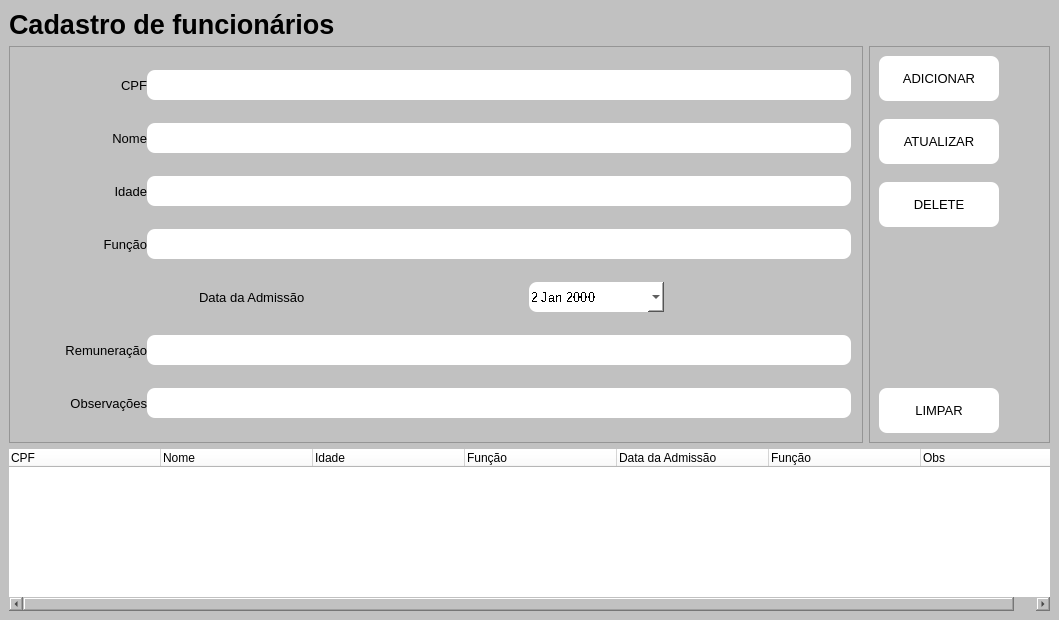
<?xml version="1.0" encoding="UTF-8"?>
<ui version="4.0">
 <class>MainWindow</class>
 <widget class="QMainWindow" name="MainWindow">
  <property name="enabled">
   <bool>true</bool>
  </property>
  <property name="geometry">
   <rect>
    <x>0</x>
    <y>0</y>
    <width>1059</width>
    <height>620</height>
   </rect>
  </property>
  <property name="windowTitle">
   <string>MainWindow</string>
  </property>
  <property name="styleSheet">
   <string notr="true">background-color: rgb(193, 193, 193);</string>
  </property>
  <widget class="QWidget" name="centralwidget">
   <layout class="QVBoxLayout" name="verticalLayout_4">
    <item>
     <layout class="QVBoxLayout" name="verticalLayout_3">
      <item>
       <widget class="QLabel" name="label_8">
        <property name="font">
         <font>
          <pointsize>20</pointsize>
          <weight>75</weight>
          <bold>true</bold>
          <stylestrategy>PreferAntialias</stylestrategy>
         </font>
        </property>
        <property name="contextMenuPolicy">
         <enum>Qt::CustomContextMenu</enum>
        </property>
        <property name="acceptDrops">
         <bool>false</bool>
        </property>
        <property name="layoutDirection">
         <enum>Qt::LeftToRight</enum>
        </property>
        <property name="styleSheet">
         <string notr="true">background-color: rgb(193, 193, 193);
color: rgb(0, 0, 0);</string>
        </property>
        <property name="text">
         <string>Cadastro de funcionários</string>
        </property>
        <property name="alignment">
         <set>Qt::AlignLeading|Qt::AlignLeft|Qt::AlignVCenter</set>
        </property>
        <property name="margin">
         <number>20</number>
        </property>
       </widget>
      </item>
      <item>
       <layout class="QHBoxLayout" name="horizontalLayout_8">
        <item>
         <widget class="QFrame" name="frame">
          <property name="sizePolicy">
           <sizepolicy hsizetype="Preferred" vsizetype="Preferred">
            <horstretch>0</horstretch>
            <verstretch>0</verstretch>
           </sizepolicy>
          </property>
          <property name="frameShape">
           <enum>QFrame::StyledPanel</enum>
          </property>
          <property name="frameShadow">
           <enum>QFrame::Raised</enum>
          </property>
          <layout class="QVBoxLayout" name="verticalLayout">
           <property name="spacing">
            <number>0</number>
           </property>
           <property name="leftMargin">
            <number>2</number>
           </property>
           <property name="topMargin">
            <number>0</number>
           </property>
           <property name="rightMargin">
            <number>11</number>
           </property>
           <property name="bottomMargin">
            <number>0</number>
           </property>
           <item>
            <layout class="QHBoxLayout" name="horizontalLayout">
             <property name="sizeConstraint">
              <enum>QLayout::SetMaximumSize</enum>
             </property>
             <item>
              <widget class="QLabel" name="label">
               <property name="minimumSize">
                <size>
                 <width>135</width>
                 <height>0</height>
                </size>
               </property>
               <property name="font">
                <font>
                 <pointsize>10</pointsize>
                </font>
               </property>
               <property name="styleSheet">
                <string notr="true">background-color: rgb(193, 193, 193);border-radius:5px</string>
               </property>
               <property name="frameShadow">
                <enum>QFrame::Plain</enum>
               </property>
               <property name="text">
                <string>CPF</string>
               </property>
               <property name="alignment">
                <set>Qt::AlignRight|Qt::AlignTrailing|Qt::AlignVCenter</set>
               </property>
               <property name="wordWrap">
                <bool>false</bool>
               </property>
               <property name="margin">
                <number>15</number>
               </property>
              </widget>
             </item>
             <item>
              <widget class="QLineEdit" name="l_cpf">
               <property name="minimumSize">
                <size>
                 <width>350</width>
                 <height>30</height>
                </size>
               </property>
               <property name="font">
                <font>
                 <pointsize>10</pointsize>
                </font>
               </property>
               <property name="toolTipDuration">
                <number>-1</number>
               </property>
               <property name="styleSheet">
                <string notr="true">background-color: rgb(255, 255, 255);
border-radius: 8px;</string>
               </property>
              </widget>
             </item>
            </layout>
           </item>
           <item>
            <layout class="QHBoxLayout" name="horizontalLayout_2">
             <property name="sizeConstraint">
              <enum>QLayout::SetMaximumSize</enum>
             </property>
             <item>
              <widget class="QLabel" name="label_2">
               <property name="enabled">
                <bool>true</bool>
               </property>
               <property name="sizePolicy">
                <sizepolicy hsizetype="Preferred" vsizetype="Preferred">
                 <horstretch>0</horstretch>
                 <verstretch>0</verstretch>
                </sizepolicy>
               </property>
               <property name="minimumSize">
                <size>
                 <width>135</width>
                 <height>0</height>
                </size>
               </property>
               <property name="maximumSize">
                <size>
                 <width>16777215</width>
                 <height>16777215</height>
                </size>
               </property>
               <property name="baseSize">
                <size>
                 <width>0</width>
                 <height>0</height>
                </size>
               </property>
               <property name="font">
                <font>
                 <pointsize>10</pointsize>
                </font>
               </property>
               <property name="styleSheet">
                <string notr="true">background-color: rgb(193, 193, 193);
</string>
               </property>
               <property name="text">
                <string>Nome</string>
               </property>
               <property name="alignment">
                <set>Qt::AlignRight|Qt::AlignTrailing|Qt::AlignVCenter</set>
               </property>
               <property name="margin">
                <number>15</number>
               </property>
              </widget>
             </item>
             <item>
              <widget class="QLineEdit" name="l_nome">
               <property name="sizePolicy">
                <sizepolicy hsizetype="Expanding" vsizetype="Fixed">
                 <horstretch>0</horstretch>
                 <verstretch>0</verstretch>
                </sizepolicy>
               </property>
               <property name="minimumSize">
                <size>
                 <width>350</width>
                 <height>30</height>
                </size>
               </property>
               <property name="font">
                <font>
                 <pointsize>10</pointsize>
                </font>
               </property>
               <property name="styleSheet">
                <string notr="true">background-color: rgb(255, 255, 255);
border-radius: 8px;</string>
               </property>
              </widget>
             </item>
            </layout>
           </item>
           <item>
            <layout class="QHBoxLayout" name="horizontalLayout_3">
             <item>
              <widget class="QLabel" name="label_3">
               <property name="minimumSize">
                <size>
                 <width>135</width>
                 <height>0</height>
                </size>
               </property>
               <property name="font">
                <font>
                 <pointsize>10</pointsize>
                </font>
               </property>
               <property name="styleSheet">
                <string notr="true">background-color: rgb(193, 193, 193);</string>
               </property>
               <property name="text">
                <string>Idade</string>
               </property>
               <property name="alignment">
                <set>Qt::AlignRight|Qt::AlignTrailing|Qt::AlignVCenter</set>
               </property>
               <property name="margin">
                <number>15</number>
               </property>
              </widget>
             </item>
             <item>
              <widget class="QLineEdit" name="l_idade">
               <property name="minimumSize">
                <size>
                 <width>350</width>
                 <height>30</height>
                </size>
               </property>
               <property name="font">
                <font>
                 <pointsize>10</pointsize>
                </font>
               </property>
               <property name="styleSheet">
                <string notr="true">background-color: rgb(255, 255, 255);
border-radius: 8px;
</string>
               </property>
              </widget>
             </item>
            </layout>
           </item>
           <item>
            <layout class="QHBoxLayout" name="horizontalLayout_4">
             <item>
              <widget class="QLabel" name="label_4">
               <property name="minimumSize">
                <size>
                 <width>135</width>
                 <height>0</height>
                </size>
               </property>
               <property name="font">
                <font>
                 <pointsize>10</pointsize>
                </font>
               </property>
               <property name="text">
                <string>Função</string>
               </property>
               <property name="alignment">
                <set>Qt::AlignRight|Qt::AlignTrailing|Qt::AlignVCenter</set>
               </property>
              </widget>
             </item>
             <item>
              <widget class="QLineEdit" name="l_funcao">
               <property name="minimumSize">
                <size>
                 <width>350</width>
                 <height>30</height>
                </size>
               </property>
               <property name="baseSize">
                <size>
                 <width>0</width>
                 <height>30</height>
                </size>
               </property>
               <property name="font">
                <font>
                 <pointsize>10</pointsize>
                </font>
               </property>
               <property name="styleSheet">
                <string notr="true">background-color: rgb(255, 255, 255);
border-radius: 8px;</string>
               </property>
              </widget>
             </item>
            </layout>
           </item>
           <item>
            <layout class="QHBoxLayout" name="horizontalLayout_5">
             <item>
              <widget class="QLabel" name="label_5">
               <property name="sizePolicy">
                <sizepolicy hsizetype="Maximum" vsizetype="Preferred">
                 <horstretch>0</horstretch>
                 <verstretch>0</verstretch>
                </sizepolicy>
               </property>
               <property name="minimumSize">
                <size>
                 <width>143</width>
                 <height>0</height>
                </size>
               </property>
               <property name="baseSize">
                <size>
                 <width>0</width>
                 <height>0</height>
                </size>
               </property>
               <property name="font">
                <font>
                 <pointsize>10</pointsize>
                </font>
               </property>
               <property name="text">
                <string>Data da Admissão</string>
               </property>
               <property name="alignment">
                <set>Qt::AlignLeading|Qt::AlignLeft|Qt::AlignVCenter</set>
               </property>
              </widget>
             </item>
             <item>
              <widget class="QDateEdit" name="l_date">
               <property name="sizePolicy">
                <sizepolicy hsizetype="Fixed" vsizetype="Maximum">
                 <horstretch>0</horstretch>
                 <verstretch>0</verstretch>
                </sizepolicy>
               </property>
               <property name="minimumSize">
                <size>
                 <width>135</width>
                 <height>30</height>
                </size>
               </property>
               <property name="font">
                <font>
                 <pointsize>10</pointsize>
                 <weight>50</weight>
                 <bold>false</bold>
                 <stylestrategy>NoAntialias</stylestrategy>
                </font>
               </property>
               <property name="mouseTracking">
                <bool>false</bool>
               </property>
               <property name="acceptDrops">
                <bool>false</bool>
               </property>
               <property name="layoutDirection">
                <enum>Qt::LeftToRight</enum>
               </property>
               <property name="styleSheet">
                <string notr="true">background-color: rgb(255, 255, 255);
border-radius: 8px;
</string>
               </property>
               <property name="readOnly">
                <bool>false</bool>
               </property>
               <property name="keyboardTracking">
                <bool>true</bool>
               </property>
               <property name="calendarPopup">
                <bool>true</bool>
               </property>
               <property name="currentSectionIndex">
                <number>2</number>
               </property>
               <property name="date">
                <date>
                 <year>2000</year>
                 <month>1</month>
                 <day>2</day>
                </date>
               </property>
              </widget>
             </item>
            </layout>
           </item>
           <item>
            <layout class="QHBoxLayout" name="horizontalLayout_6">
             <item>
              <widget class="QLabel" name="label_6">
               <property name="minimumSize">
                <size>
                 <width>135</width>
                 <height>0</height>
                </size>
               </property>
               <property name="font">
                <font>
                 <pointsize>10</pointsize>
                </font>
               </property>
               <property name="text">
                <string>Remuneração</string>
               </property>
               <property name="alignment">
                <set>Qt::AlignRight|Qt::AlignTrailing|Qt::AlignVCenter</set>
               </property>
               <property name="margin">
                <number>15</number>
               </property>
              </widget>
             </item>
             <item>
              <widget class="QLineEdit" name="l_remuneracao">
               <property name="minimumSize">
                <size>
                 <width>350</width>
                 <height>30</height>
                </size>
               </property>
               <property name="font">
                <font>
                 <pointsize>10</pointsize>
                </font>
               </property>
               <property name="styleSheet">
                <string notr="true">background-color: rgb(255, 255, 255);
border-radius: 8px;</string>
               </property>
              </widget>
             </item>
            </layout>
           </item>
           <item>
            <layout class="QHBoxLayout" name="horizontalLayout_7">
             <item>
              <widget class="QLabel" name="label_7">
               <property name="minimumSize">
                <size>
                 <width>135</width>
                 <height>0</height>
                </size>
               </property>
               <property name="font">
                <font>
                 <pointsize>10</pointsize>
                </font>
               </property>
               <property name="text">
                <string>Observações</string>
               </property>
               <property name="alignment">
                <set>Qt::AlignRight|Qt::AlignTrailing|Qt::AlignVCenter</set>
               </property>
               <property name="margin">
                <number>15</number>
               </property>
              </widget>
             </item>
             <item>
              <widget class="QLineEdit" name="l_observacao">
               <property name="minimumSize">
                <size>
                 <width>350</width>
                 <height>30</height>
                </size>
               </property>
               <property name="font">
                <font>
                 <pointsize>10</pointsize>
                </font>
               </property>
               <property name="styleSheet">
                <string notr="true">background-color: rgb(255, 255, 255);
border-radius: 8px;</string>
               </property>
              </widget>
             </item>
            </layout>
           </item>
          </layout>
         </widget>
        </item>
        <item>
         <widget class="QFrame" name="frame_2">
          <property name="sizePolicy">
           <sizepolicy hsizetype="Fixed" vsizetype="Preferred">
            <horstretch>0</horstretch>
            <verstretch>0</verstretch>
           </sizepolicy>
          </property>
          <property name="frameShape">
           <enum>QFrame::StyledPanel</enum>
          </property>
          <property name="frameShadow">
           <enum>QFrame::Raised</enum>
          </property>
          <layout class="QVBoxLayout" name="verticalLayout_2">
           <property name="spacing">
            <number>18</number>
           </property>
           <property name="rightMargin">
            <number>50</number>
           </property>
           <item>
            <widget class="QPushButton" name="btn_adicionar">
             <property name="sizePolicy">
              <sizepolicy hsizetype="Minimum" vsizetype="Preferred">
               <horstretch>0</horstretch>
               <verstretch>0</verstretch>
              </sizepolicy>
             </property>
             <property name="minimumSize">
              <size>
               <width>120</width>
               <height>45</height>
              </size>
             </property>
             <property name="font">
              <font>
               <pointsize>10</pointsize>
              </font>
             </property>
             <property name="cursor">
              <cursorShape>PointingHandCursor</cursorShape>
             </property>
             <property name="styleSheet">
              <string notr="true">background-color: rgb(255, 255, 255);
border-radius: 8px;
</string>
             </property>
             <property name="text">
              <string>ADICIONAR</string>
             </property>
             <property name="autoDefault">
              <bool>false</bool>
             </property>
             <property name="flat">
              <bool>false</bool>
             </property>
            </widget>
           </item>
           <item>
            <widget class="QPushButton" name="btn_atualizar">
             <property name="minimumSize">
              <size>
               <width>120</width>
               <height>45</height>
              </size>
             </property>
             <property name="font">
              <font>
               <pointsize>10</pointsize>
              </font>
             </property>
             <property name="cursor">
              <cursorShape>PointingHandCursor</cursorShape>
             </property>
             <property name="styleSheet">
              <string notr="true">background-color: rgb(255, 255, 255);
border-radius: 8px;</string>
             </property>
             <property name="text">
              <string>ATUALIZAR</string>
             </property>
            </widget>
           </item>
           <item>
            <widget class="QPushButton" name="btn_delete">
             <property name="minimumSize">
              <size>
               <width>120</width>
               <height>45</height>
              </size>
             </property>
             <property name="font">
              <font>
               <pointsize>10</pointsize>
              </font>
             </property>
             <property name="cursor">
              <cursorShape>PointingHandCursor</cursorShape>
             </property>
             <property name="styleSheet">
              <string notr="true">background-color: rgb(255, 255, 255);
border-radius: 8px;</string>
             </property>
             <property name="text">
              <string>DELETE</string>
             </property>
            </widget>
           </item>
           <item>
            <spacer name="verticalSpacer">
             <property name="orientation">
              <enum>Qt::Vertical</enum>
             </property>
             <property name="sizeHint" stdset="0">
              <size>
               <width>20</width>
               <height>173</height>
              </size>
             </property>
            </spacer>
           </item>
           <item>
            <widget class="QPushButton" name="btn_veritem">
             <property name="minimumSize">
              <size>
               <width>120</width>
               <height>45</height>
              </size>
             </property>
             <property name="font">
              <font>
               <pointsize>10</pointsize>
              </font>
             </property>
             <property name="cursor">
              <cursorShape>PointingHandCursor</cursorShape>
             </property>
             <property name="styleSheet">
              <string notr="true">background-color: rgb(255, 255, 255);
border-radius: 8px;</string>
             </property>
             <property name="text">
              <string>LIMPAR</string>
             </property>
            </widget>
           </item>
          </layout>
         </widget>
        </item>
       </layout>
      </item>
      <item>
       <widget class="QTreeWidget" name="tw_funcionarios">
        <property name="enabled">
         <bool>true</bool>
        </property>
        <property name="sizePolicy">
         <sizepolicy hsizetype="Preferred" vsizetype="Expanding">
          <horstretch>0</horstretch>
          <verstretch>0</verstretch>
         </sizepolicy>
        </property>
        <property name="font">
         <font>
          <pointsize>11</pointsize>
         </font>
        </property>
        <property name="styleSheet">
         <string notr="true">background-color: rgb(255, 255, 255);
border-radius: 8px;</string>
        </property>
        <property name="dragEnabled">
         <bool>true</bool>
        </property>
        <property name="dragDropOverwriteMode">
         <bool>false</bool>
        </property>
        <property name="uniformRowHeights">
         <bool>false</bool>
        </property>
        <property name="itemsExpandable">
         <bool>true</bool>
        </property>
        <property name="allColumnsShowFocus">
         <bool>false</bool>
        </property>
        <property name="expandsOnDoubleClick">
         <bool>true</bool>
        </property>
        <property name="columnCount">
         <number>7</number>
        </property>
        <attribute name="headerVisible">
         <bool>true</bool>
        </attribute>
        <attribute name="headerCascadingSectionResizes">
         <bool>false</bool>
        </attribute>
        <attribute name="headerDefaultSectionSize">
         <number>152</number>
        </attribute>
        <attribute name="headerMinimumSectionSize">
         <number>152</number>
        </attribute>
        <attribute name="headerShowSortIndicator" stdset="0">
         <bool>false</bool>
        </attribute>
        <column>
         <property name="text">
          <string>CPF</string>
         </property>
        </column>
        <column>
         <property name="text">
          <string>Nome</string>
         </property>
        </column>
        <column>
         <property name="text">
          <string>Idade</string>
         </property>
        </column>
        <column>
         <property name="text">
          <string>Função</string>
         </property>
        </column>
        <column>
         <property name="text">
          <string>Data da Admissão</string>
         </property>
        </column>
        <column>
         <property name="text">
          <string>Função</string>
         </property>
        </column>
        <column>
         <property name="text">
          <string>Obs</string>
         </property>
        </column>
       </widget>
      </item>
     </layout>
    </item>
   </layout>
  </widget>
 </widget>
 <resources/>
 <connections/>
</ui>
